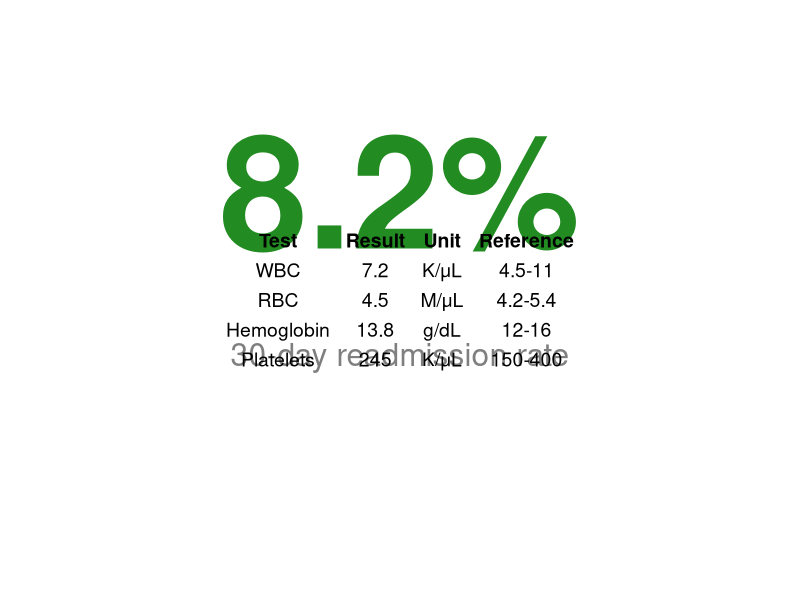
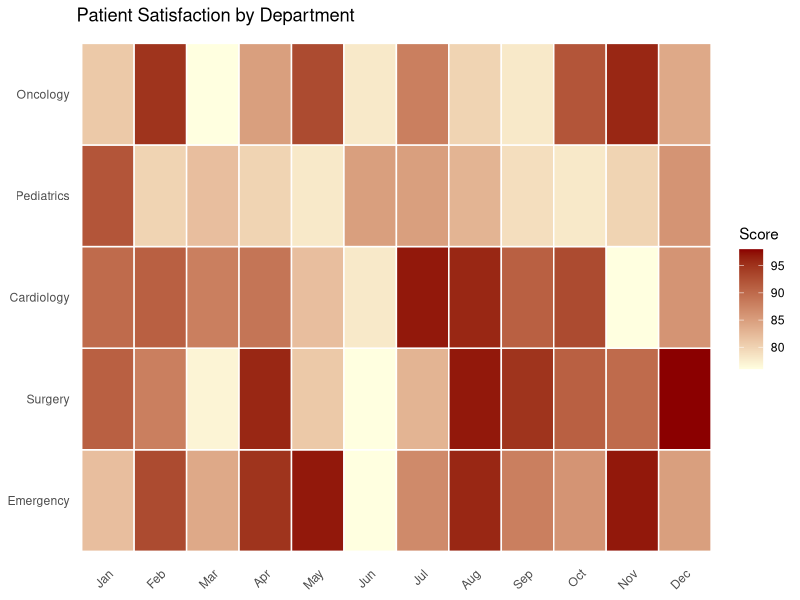
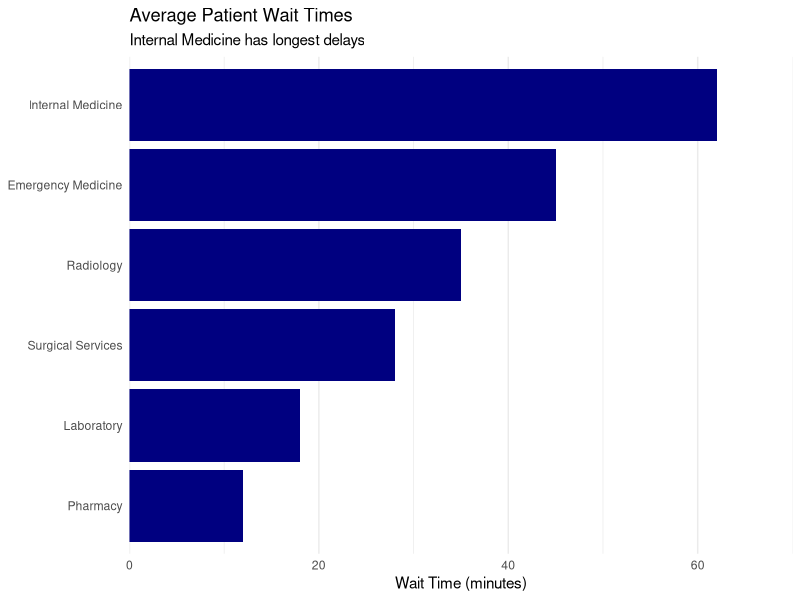
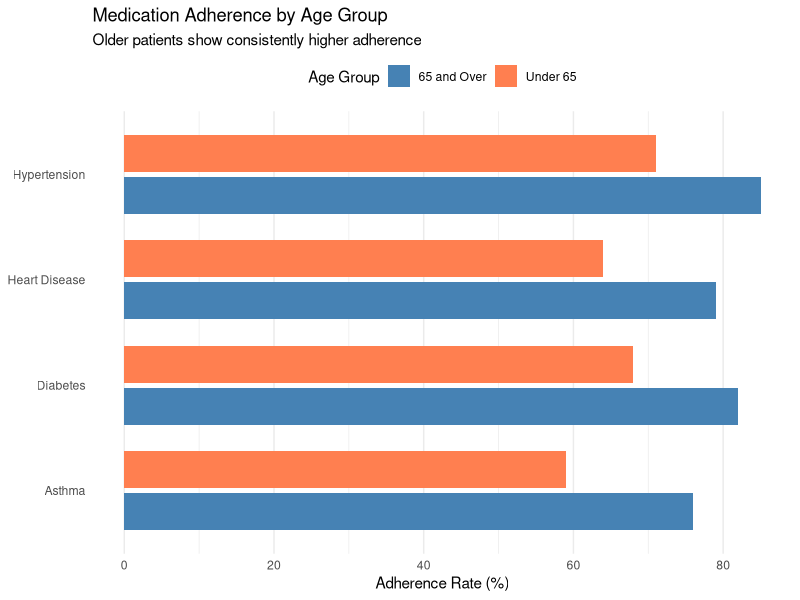
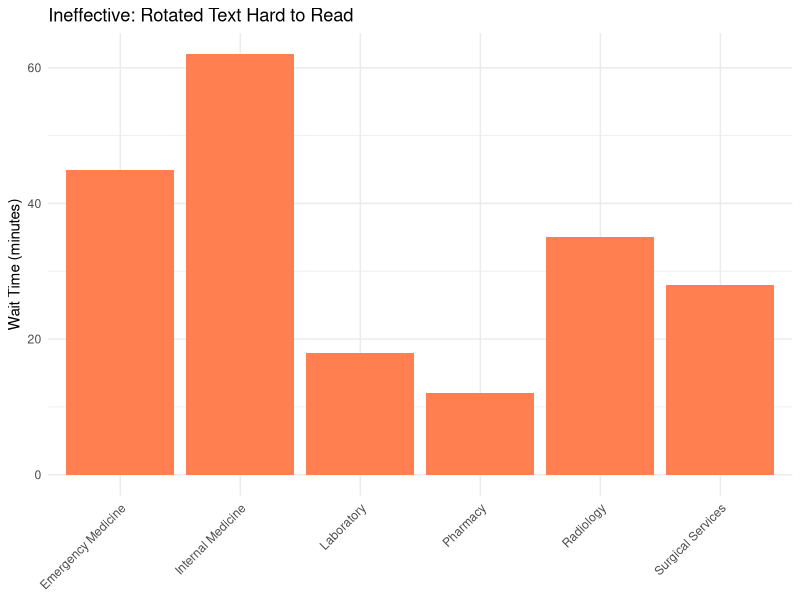
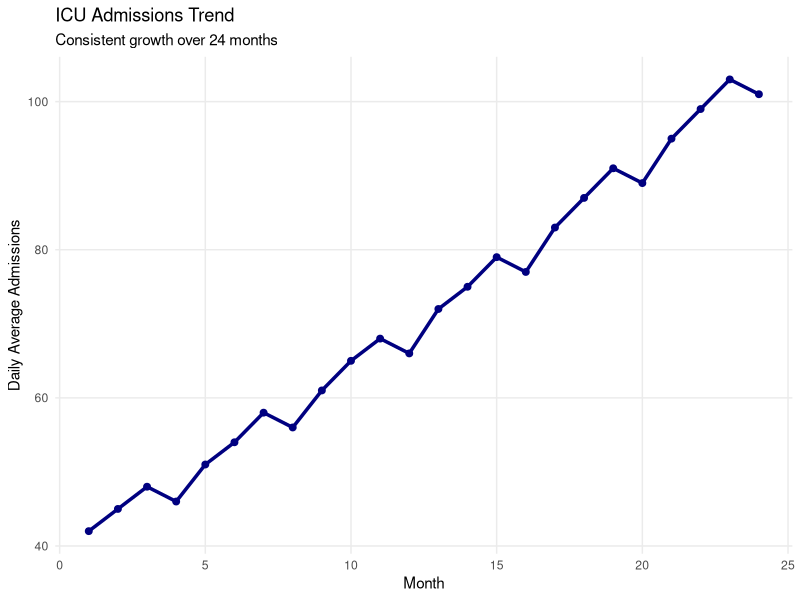
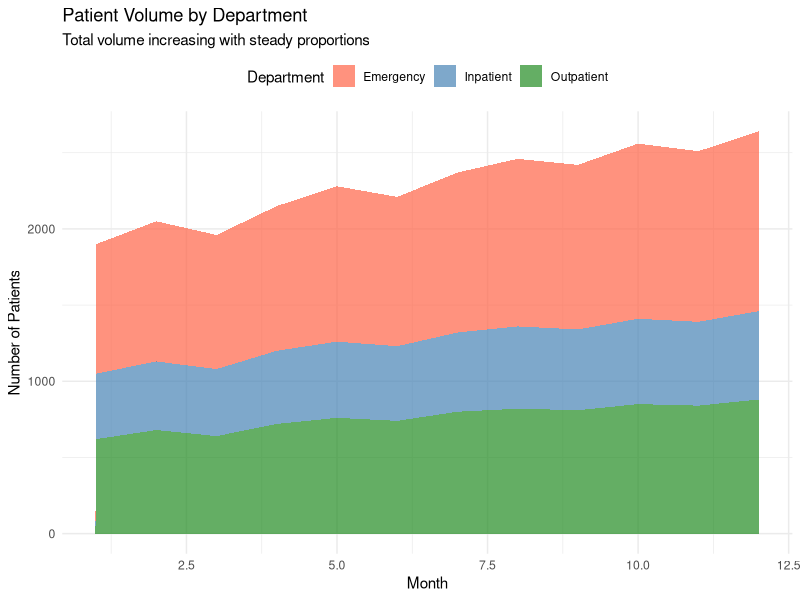
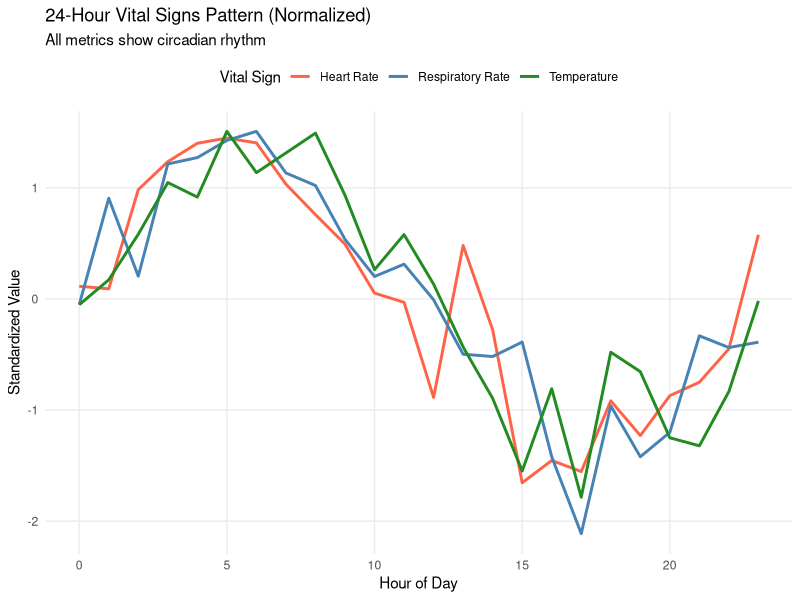

Write R code to recreate these figures, in order.
## ---- chunk 1
# Load required libraries
library(tidyverse)
library(gridExtra)
library(grid)
library(patchwork)
library(ggridges)
## ---- chunk 2
#| code-fold: true
#| fig-width: 9
#| fig-height: 5

# Required: ggplot2

readmission_rate <- 8.2

ggplot() +
  annotate("text", x = 0.5, y = 0.7, 
           label = "8.2%", size = 40, 
           fontface = "bold", color = "forestgreen") +
  annotate("text", x = 0.5, y = 0.4, 
           label = "30-day readmission rate", 
           size = 8, color = "gray50") +
  theme_void() +
  coord_cartesian(xlim = c(0, 1), ylim = c(0, 1))
## ---- chunk 3
#| code-fold: true
#| fig-width: 9
#| fig-height: 5

# Required: gridExtra, grid

lab_results <- data.frame(
  Test = c("WBC", "RBC", "Hemoglobin", "Platelets"),
  Result = c("7.2", "4.5", "13.8", "245"),
  Unit = c("K/μL", "M/μL", "g/dL", "K/μL"),
  Reference = c("4.5-11", "4.2-5.4", "12-16", "150-400")
)

table_grob <- tableGrob(lab_results, rows = NULL,
  theme = ttheme_minimal(base_size = 14,
    core = list(fg_params = list(col = "black")),
    colhead = list(fg_params = list(col = "black", fontface = "bold"))))

grid.draw(table_grob)
## ---- chunk 4
#| code-fold: true
#| fig-width: 9
#| fig-height: 5

# Required: tidyverse

set.seed(123)
hospital_metrics <- expand.grid(
  Month = month.abb[1:12],
  Department = c("Emergency", "Surgery", "Cardiology", "Pediatrics", "Oncology")
)
hospital_metrics$PatientSatisfaction <- round(runif(60, 75, 98))
hospital_metrics$Month <- factor(hospital_metrics$Month, levels = month.abb[1:12])

ggplot(hospital_metrics, aes(x = Month, y = Department, fill = PatientSatisfaction)) +
  geom_tile(color = "white", size = 0.5) +
  scale_fill_gradient(low = "lightyellow", high = "darkred", name = "Score") +
  labs(title = "Patient Satisfaction by Department", x = NULL, y = NULL) +
  theme_minimal() +
  theme(axis.text.x = element_text(angle = 45, hjust = 1), panel.grid = element_blank())
## ---- chunk 5
#| code-fold: true
#| fig-width: 9
#| fig-height: 5

# Required: ggplot2

departments <- data.frame(
  dept = c("Emergency Medicine", "Surgical Services", "Internal Medicine", 
           "Radiology", "Laboratory", "Pharmacy"),
  wait_time = c(45, 28, 62, 35, 18, 12)
)

ggplot(departments, aes(x = wait_time, y = reorder(dept, wait_time))) +
  geom_col(fill = "navy") +
  labs(title = "Average Patient Wait Times",
       subtitle = "Internal Medicine has longest delays",
       x = "Wait Time (minutes)", y = NULL) +
  scale_x_continuous(expand = c(0, 0), limits = c(0, 70)) +
  theme_minimal() +
  theme(panel.grid.major.y = element_blank())
## ---- chunk 6
#| code-fold: true
#| fig-width: 9
#| fig-height: 5

# Required: ggplot2

medication_adherence <- data.frame(
  condition = rep(c("Diabetes", "Hypertension", "Heart Disease", "Asthma"), each = 2),
  age_group = rep(c("Under 65", "65 and Over"), 4),
  adherence = c(68, 82, 71, 85, 64, 79, 59, 76)
)

ggplot(medication_adherence, aes(x = adherence, y = condition, fill = age_group)) +
  geom_col(position = position_dodge(0.8), width = 0.7) +
  scale_fill_manual(values = c("steelblue", "coral")) +
  labs(title = "Medication Adherence by Age Group",
       subtitle = "Older patients show consistently higher adherence",
       x = "Adherence Rate (%)", y = NULL, fill = "Age Group") +
  theme_minimal() +
  theme(panel.grid.major.y = element_blank(), legend.position = "top")
## ---- chunk 7
#| include: false
departments_vertical <- data.frame(
  dept = c("Emergency Medicine", "Surgical Services", "Internal Medicine", 
           "Radiology", "Laboratory", "Pharmacy"),
  wait_time = c(45, 28, 62, 35, 18, 12)
)
## ---- chunk 8
#| code-fold: true
#| fig-width: 9
#| fig-height: 5

# Required: ggplot2

ggplot(departments_vertical, aes(x = dept, y = wait_time)) +
  geom_col(fill = "coral") +
  labs(title = "Ineffective: Rotated Text Hard to Read",
       x = NULL, y = "Wait Time (minutes)") +
  theme_minimal() +
  theme(axis.text.x = element_text(angle = 45, hjust = 1))
## ---- chunk 9
#| code-fold: true
#| fig-width: 9
#| fig-height: 5

# Required: ggplot2

icu_admissions <- data.frame(
  month = 1:24,
  admissions = c(42, 45, 48, 46, 51, 54, 58, 56, 61, 65, 68, 66,
                 72, 75, 79, 77, 83, 87, 91, 89, 95, 99, 103, 101)
)

ggplot(icu_admissions, aes(x = month, y = admissions)) +
  geom_line(color = "navy", size = 1.2) +
  geom_point(color = "navy", size = 2) +
  labs(title = "ICU Admissions Trend",
       subtitle = "Consistent growth over 24 months",
       x = "Month", y = "Daily Average Admissions") +
  theme_minimal() +
  theme(panel.grid.minor = element_blank())
## ---- chunk 10
#| code-fold: true
#| fig-width: 9
#| fig-height: 5

# Required: tidyverse

patient_volume <- data.frame(
  month = rep(1:12, 3),
  department = rep(c("Emergency", "Outpatient", "Inpatient"), each = 12),
  patients = c(
    850, 920, 880, 950, 1020, 980, 1050, 1100, 1080, 1150, 1120, 1180,
    620, 680, 640, 720, 760, 740, 800, 820, 810, 850, 840, 880,
    430, 450, 440, 480, 500, 490, 520, 540, 530, 560, 550, 580
  )
)

ggplot(patient_volume, aes(x = month, y = patients, fill = department)) +
  geom_area(alpha = 0.7) +
  scale_fill_manual(values = c("tomato", "steelblue", "forestgreen")) +
  labs(title = "Patient Volume by Department",
       subtitle = "Total volume increasing with steady proportions",
       x = "Month", y = "Number of Patients", fill = "Department") +
  theme_minimal() +
  theme(legend.position = "top")
## ---- chunk 11
#| code-fold: true
#| fig-width: 9
#| fig-height: 5

# Required: tidyverse

vital_signs <- data.frame(
  hour = rep(0:23, 3),
  metric = rep(c("Heart Rate", "Respiratory Rate", "Temperature"), each = 24),
  value_scaled = c(
    70 + 5*sin(seq(0, 2*pi, length.out = 24)) + rnorm(24, 0, 2),
    16 + 2*sin(seq(0, 2*pi, length.out = 24)) + rnorm(24, 0, 0.5),
    37 + 0.3*sin(seq(0, 2*pi, length.out = 24)) + rnorm(24, 0, 0.1)
  )
)

vital_signs_scaled <- vital_signs %>%
  group_by(metric) %>%
  mutate(value_norm = (value_scaled - mean(value_scaled)) / sd(value_scaled))

ggplot(vital_signs_scaled, aes(x = hour, y = value_norm, color = metric)) +
  geom_line(size = 1) +
  scale_color_manual(values = c("tomato", "steelblue", "forestgreen")) +
  labs(title = "24-Hour Vital Signs Pattern (Normalized)",
       subtitle = "All metrics show circadian rhythm",
       x = "Hour of Day", y = "Standardized Value", color = "Vital Sign") +
  theme_minimal() +
  theme(legend.position = "top", panel.grid.minor = element_blank())
## ---- chunk 12
#| code-fold: true
#| fig-width: 9
#| fig-height: 5

# Required: ggplot2

set.seed(42)
clinical_data <- data.frame(
  nurse_ratio = runif(50, 1, 8),
  patient_outcomes = runif(50, 60, 95)
)

clinical_data$patient_outcomes <- 100 - 3 * clinical_data$nurse_ratio + rnorm(50, 0, 5)

ggplot(clinical_data, aes(x = nurse_ratio, y = patient_outcomes)) +
  geom_point(color = "dodgerblue", size = 3, alpha = 0.6) +
  geom_smooth(method = "lm", se = TRUE, color = "tomato") +
  labs(title = "Nurse-to-Patient Ratio vs Outcomes",
       subtitle = "Lower ratios associated with better outcomes (r = -0.82)",
       x = "Patients per Nurse", y = "Outcome Score (%)") +
  theme_minimal()
## ---- chunk 13
#| code-fold: true
#| fig-width: 9
#| fig-height: 5

# Required: ggplot2

set.seed(123)
treatment_outcomes <- data.frame(
  treatment = rep(c("Standard", "Treatment A", "Treatment B"), each = 30),
  baseline_severity = runif(90, 40, 90),
  improvement = runif(90, 10, 60)
)

treatment_outcomes$improvement <- treatment_outcomes$improvement + 
  ifelse(treatment_outcomes$treatment == "Treatment B", 15, 0) +
  ifelse(treatment_outcomes$treatment == "Treatment A", 8, 0) -
  0.3 * treatment_outcomes$baseline_severity + rnorm(90, 0, 5)

ggplot(treatment_outcomes, aes(x = baseline_severity, y = improvement, color = treatment)) +
  geom_point(size = 2.5, alpha = 0.7) +
  geom_smooth(method = "lm", se = FALSE, size = 1) +
  scale_color_manual(values = c("gray60", "steelblue", "forestgreen")) +
  labs(title = "Treatment Effectiveness by Baseline Severity",
       subtitle = "Treatment B shows superior outcomes across all severity levels",
       x = "Baseline Severity Score", y = "Improvement Score", color = "Treatment") +
  theme_minimal() +
  theme(legend.position = "top")
## ---- chunk 14
#| code-fold: true
#| fig-width: 9
#| fig-height: 5

# Required: ggplot2

set.seed(456)
los_data <- data.frame(
  specialty = rep(c("Cardiology", "Orthopedics", "Neurology", "General Surgery"), each = 50),
  length_of_stay = c(
    rnorm(50, 5.2, 1.8),
    rnorm(50, 7.5, 2.3),
    rnorm(50, 9.2, 3.1),
    rnorm(50, 4.8, 1.5)
  )
)
los_data$length_of_stay <- pmax(los_data$length_of_stay, 1)

ggplot(los_data, aes(x = length_of_stay, y = reorder(specialty, length_of_stay, median))) +
  geom_boxplot(fill = "steelblue", alpha = 0.7) +
  labs(title = "Length of Stay Distribution by Specialty",
       subtitle = "Neurology shows highest median and greatest variability",
       x = "Length of Stay (days)", y = NULL) +
  theme_minimal() +
  theme(panel.grid.major.y = element_blank())
## ---- chunk 15
#| code-fold: true
#| fig-width: 9
#| fig-height: 5

# Required: ggplot2

ggplot(los_data, aes(x = length_of_stay, y = reorder(specialty, length_of_stay, median))) +
  geom_violin(fill = "coral", alpha = 0.7) +
  geom_boxplot(width = 0.2, fill = "white", alpha = 0.8) +
  labs(title = "Length of Stay Distribution (Violin Plot)",
       subtitle = "Shows full distribution shape - bimodal patterns visible",
       x = "Length of Stay (days)", y = NULL) +
  theme_minimal() +
  theme(panel.grid.major.y = element_blank())
## ---- chunk 16
#| code-fold: true
#| fig-width: 9
#| fig-height: 5

# Required: tidyverse

set.seed(789)
recovery_times <- data.frame(
  treatment = rep(c("Standard", "Enhanced"), each = 200),
  days = c(
    rgamma(200, shape = 4, scale = 3),
    rgamma(200, shape = 5, scale = 2.5)
  )
)

ggplot(recovery_times, aes(x = days, fill = treatment)) +
  geom_density(alpha = 0.6) +
  scale_fill_manual(values = c("steelblue", "forestgreen")) +
  labs(title = "Recovery Time Distributions",
       subtitle = "Enhanced treatment shifts distribution earlier with less variability",
       x = "Recovery Time (days)", y = "Density", fill = "Treatment") +
  theme_minimal() +
  theme(legend.position = "top")
## ---- chunk 17
#| code-fold: true
#| fig-width: 9
#| fig-height: 5
#| warning: false
#| message: false

# Required: tidyverse, ggridges

set.seed(321)
age_distribution <- data.frame(
  condition = rep(c("Healthy", "Pre-Diabetes", "Type 2 Diabetes", 
                    "Cardiovascular Disease", "Multiple Conditions"), each = 150),
  age = c(
    rnorm(150, 45, 12),
    rnorm(150, 52, 10),
    rnorm(150, 58, 9),
    rnorm(150, 63, 11),
    rnorm(150, 68, 8)
  )
)

ggplot(age_distribution, aes(x = age, y = condition, fill = condition)) +
  geom_density_ridges(alpha = 0.7, scale = 0.9) +
  scale_fill_brewer(palette = "Set2", guide = "none") +
  labs(title = "Age Distribution by Health Condition",
       subtitle = "Average age increases with condition severity",
       x = "Age (years)", y = NULL) +
  theme_minimal()
## ---- chunk 18
#| code-fold: true
#| fig-width: 9
#| fig-height: 5
#| warning: false

# Required: tidyverse

infection_rates <- data.frame(
  hospital = c("Hospital A", "Hospital B", "Hospital C", "Hospital D", "Hospital E"),
  rate_2023 = c(3.2, 4.1, 2.8, 3.9, 3.5),
  rate_2024 = c(2.1, 2.3, 2.6, 3.7, 3.2)
)

infection_long <- infection_rates %>%
  pivot_longer(cols = starts_with("rate"), names_to = "year", values_to = "rate") %>%
  mutate(year = ifelse(year == "rate_2023", "2023", "2024"))

ggplot(infection_long, aes(x = year, y = rate, group = hospital)) +
  geom_line(color = "gray60", size = 1) +
  geom_point(color = "gray60", size = 3) +
  geom_line(data = infection_long %>% filter(hospital == "Hospital A"),
            color = "forestgreen", size = 1.5) +
  geom_point(data = infection_long %>% filter(hospital == "Hospital A"),
             color = "forestgreen", size = 4) +
  labs(title = "Hospital A Achieved Largest Infection Rate Reduction",
       subtitle = "34% decrease from 3.2% to 2.1%",
       x = NULL, y = "Infection Rate (%)") +
  theme_minimal() +
  theme(panel.grid.major.x = element_blank())
## ---- chunk 19
#| code-fold: true
#| fig-width: 9
#| fig-height: 5

# Required: ggplot2

patient_sources <- data.frame(
  quarter = rep(c("Q1", "Q2", "Q3", "Q4"), each = 3),
  source = rep(c("Emergency", "Referral", "Direct Admission"), 4),
  patients = c(850, 620, 430, 920, 680, 400, 1050, 750, 380, 1180, 820, 350)
)

patient_sources$quarter <- factor(patient_sources$quarter, levels = c("Q1", "Q2", "Q3", "Q4"))

ggplot(patient_sources, aes(x = quarter, y = patients, fill = source)) +
  geom_col() +
  scale_fill_brewer(palette = "Set2") +
  labs(title = "Emergency Admissions Increasing",
       subtitle = "38% growth while other sources remain stable",
       x = NULL, y = "Patients", fill = "Source") +
  theme_minimal() +
  theme(panel.grid.major.x = element_blank(), legend.position = "top")
## ---- chunk 20
#| include: false
vaccination_rates <- data.frame(
  hospital = c("Hospital A", "Hospital B", "Hospital C", "Hospital D"),
  rate = c(94, 96, 93, 97)
)
## ---- chunk 21
#| code-fold: true
#| fig-width: 9
#| fig-height: 5

# Required: ggplot2

ggplot(vaccination_rates, aes(x = hospital, y = rate)) +
  geom_col(fill = "coral") +
  coord_cartesian(ylim = c(90, 100)) +
  labs(title = "Misleading: Exaggerates Small Differences",
       subtitle = "3% variation appears massive",
       x = NULL, y = "Vaccination Rate (%)") +
  theme_minimal()
## ---- chunk 22
#| code-fold: true
#| fig-width: 9
#| fig-height: 5

# Required: ggplot2

ggplot(vaccination_rates, aes(x = hospital, y = rate)) +
  geom_col(fill = "steelblue") +
  scale_y_continuous(expand = c(0, 0), limits = c(0, 100)) +
  labs(title = "Honest Representation: All Hospitals Excel",
       subtitle = "All above 93% vaccination rate - differences are minor",
       x = NULL, y = "Vaccination Rate (%)") +
  theme_minimal() +
  theme(panel.grid.major.x = element_blank())
## ---- chunk 23
#| include: false
diagnosis_data <- data.frame(
  diagnosis = c("Cardiovascular", "Respiratory", "Diabetes", "Infectious", "Other"),
  patients = c(285, 218, 165, 142, 190)
)
## ---- chunk 24
#| code-fold: true
#| fig-width: 9
#| fig-height: 5

# Required: ggplot2

ggplot(diagnosis_data, aes(x = "", y = patients, fill = diagnosis)) +
  geom_bar(stat = "identity", width = 1) +
  coord_polar("y") +
  labs(title = "Difficult to Compare Precisely", fill = NULL) +
  theme_void() +
  theme(legend.position = "right")
## ---- chunk 25
#| code-fold: true
#| fig-width: 9
#| fig-height: 5

# Required: ggplot2

ggplot(diagnosis_data, aes(x = patients, y = reorder(diagnosis, patients))) +
  geom_col(fill = "navy") +
  labs(title = "Primary Diagnoses - Clear Rankings",
       subtitle = "Cardiovascular (285) exceeds Respiratory (218) by 31%",
       x = "Number of Patients", y = NULL) +
  scale_x_continuous(expand = c(0, 0), limits = c(0, 300)) +
  theme_minimal() +
  theme(panel.grid.major.y = element_blank())
## ---- chunk 26
#| include: false
treatment_response <- data.frame(
  quarter = paste0("Q", 1:4),
  treatment_a = c(72, 76, 74, 82),
  treatment_b = c(65, 68, 70, 73)
) %>%
  pivot_longer(cols = c(treatment_a, treatment_b), 
               names_to = "treatment", values_to = "response")

treatment_response$treatment <- ifelse(treatment_response$treatment == "treatment_a", 
                                       "Treatment A", "Treatment B")
## ---- chunk 27
#| code-fold: true
#| fig-width: 9
#| fig-height: 5

# Required: tidyverse

ggplot(treatment_response, aes(x = quarter, y = response, 
                               color = treatment, group = treatment)) +
  geom_line(size = 1) +
  geom_point(size = 3) +
  labs(title = "Treatment Response Rates",
       x = "Quarter", y = "Response Rate (%)", color = "Treatment") +
  theme_gray()
## ---- chunk 28
#| code-fold: true
#| fig-width: 9
#| fig-height: 5
#| warning: false

# Required: tidyverse

ggplot(treatment_response, aes(x = quarter, y = response, 
                               color = treatment, group = treatment)) +
  geom_line(size = 1.2) +
  scale_color_manual(values = c("navy", "gray60")) +
  labs(title = "Treatment A Shows Q4 Improvement", x = NULL, y = "Response Rate (%)") +
  theme_minimal() +
  theme(legend.position = "none", panel.grid = element_blank()) +
  annotate("text", x = 4.2, y = 82, label = "Treatment A", 
           hjust = 0, color = "navy", fontface = "bold") +
  annotate("text", x = 4.2, y = 73, label = "Treatment B", 
           hjust = 0, color = "gray60") +
  coord_cartesian(clip = "off") +
  theme(plot.margin = margin(5, 40, 5, 5))
## ---- chunk 29
#| include: false
# Create data for preattentive attributes comparison slides
clinical_quality <- data.frame(
  metric = c("Medication Safety", "Fall Prevention", "Infection Control", 
             "Pain Management", "Discharge Planning", "Documentation"),
  score = c(94, 88, 76, 92, 89, 91)
)
## ---- chunk 30
#| code-fold: true
#| fig-width: 10
#| fig-height: 6

# Required: ggplot2

ggplot(clinical_quality, aes(x = score, y = reorder(metric, score))) +
  geom_col(fill = "gray60") +
  labs(title = "Clinical Quality Metrics", x = "Score (%)", y = NULL) +
  theme_minimal() +
  theme(panel.grid.major.y = element_blank())
## ---- chunk 31
#| code-fold: true
#| fig-width: 10
#| fig-height: 6

# Required: ggplot2

ggplot(clinical_quality, 
       aes(x = score, y = reorder(metric, score), fill = metric == "Infection Control")) +
  geom_col() +
  scale_fill_manual(values = c("gray80", "tomato"), guide = "none") +
  labs(title = "Infection Control Needs Improvement",
       subtitle = "Only metric below 80%",
       x = "Score (%)", y = NULL) +
  theme_minimal() +
  theme(panel.grid.major.y = element_blank())
## ---- chunk 32
#| code-fold: true
#| fig-width: 9
#| fig-height: 5

# Required: tidyverse

adverse_events <- data.frame(
  month = 1:12,
  events = c(12, 15, 11, 14, 13, 16, 18, 22, 19, 17, 14, 13),
  severity = c("normal", "normal", "normal", "normal", "normal", 
               "normal", "alert", "critical", "alert", "alert", "normal", "normal")
)

ggplot(adverse_events, aes(x = month, y = events)) +
  geom_line(color = "gray40", size = 1) +
  geom_point(aes(size = severity, color = severity)) +
  scale_size_manual(values = c("alert" = 5, "critical" = 8, "normal" = 2), guide = "none") +
  scale_color_manual(values = c("alert" = "orange", "critical" = "red", "normal" = "gray40"), 
                     guide = "none") +
  labs(title = "Adverse Events Timeline",
       subtitle = "August spike requires investigation",
       x = "Month", y = "Number of Events") +
  theme_minimal() +
  theme(panel.grid.minor = element_blank())
## ---- chunk 33
#| include: false
hospital_los <- data.frame(
  specialty = c("Cardiology", "Orthopedics", "Neurology", 
                "General Surgery", "Pediatrics"),
  los = c(4.2, 5.8, 6.5, 4.8, 3.2),
  target = 5.0
)
## ---- chunk 34
#| code-fold: true
#| fig-width: 9
#| fig-height: 5

# Required: ggplot2

ggplot(hospital_los, aes(x = los, y = reorder(specialty, los), fill = specialty)) +
  geom_col() +
  geom_vline(xintercept = 5.0, linetype = "dashed", color = "black", size = 1) +
  scale_fill_brewer(palette = "Set1") +
  labs(title = "Length of Stay by Specialty",
       x = "Length of Stay (days)", y = NULL) +
  theme_minimal() +
  theme(legend.position = "none", panel.grid.major.y = element_blank())
## ---- chunk 35
#| code-fold: true
#| fig-width: 9
#| fig-height: 5

# Required: ggplot2

ggplot(hospital_los, 
       aes(x = los, y = reorder(specialty, los), fill = specialty == "Neurology")) +
  geom_col() +
  geom_vline(xintercept = 5.0, linetype = "dashed", color = "gray40", size = 0.8) +
  annotate("text", x = 5.0, y = 5.5, label = "Target: 5 days", hjust = -0.1, size = 3.5) +
  scale_fill_manual(values = c("gray80", "coral"), guide = "none") +
  labs(title = "Neurology Exceeds Target Length of Stay",
       subtitle = "30% over target - opportunity for process improvement",
       x = "Length of Stay (days)", y = NULL) +
  theme_minimal() +
  theme(panel.grid.major.y = element_blank())
## ---- chunk 36
#| code-fold: true
#| fig-width: 10
#| fig-height: 5

# Required: tidyverse

treatment_data <- data.frame(
  treatment = rep(c("Standard", "New Treatment"), each = 50),
  outcome = c(rnorm(50, 65, 10), rnorm(50, 72, 10))
)

p1 <- ggplot(treatment_data, aes(x = treatment, y = outcome, fill = treatment)) +
  geom_boxplot() +
  scale_fill_manual(values = c("red", "green")) +
  labs(title = "Not Colorblind Safe", y = "Patient Outcome Score") +
  theme_minimal() +
  theme(legend.position = "none")

p2 <- ggplot(treatment_data, aes(x = treatment, y = outcome, fill = treatment)) +
  geom_boxplot() +
  scale_fill_manual(values = c("steelblue", "darkorange")) +
  labs(title = "Colorblind Safe", y = "Patient Outcome Score") +
  theme_minimal() +
  theme(legend.position = "none")

p1 + p2
## ---- chunk 37
#| code-fold: true
#| fig-width: 10
#| fig-height: 6

# Required: ggplot2

readmission_data <- data.frame(
  hospital = c("Hospital A", "Hospital B", "Hospital C", "Hospital D", "National Average"),
  rate = c(14.2, 18.5, 12.8, 16.3, 15.0)
)

ggplot(readmission_data, 
       aes(x = rate, y = reorder(hospital, rate), fill = hospital == "Hospital B")) +
  geom_col() +
  geom_vline(xintercept = 15.0, linetype = "dashed", color = "gray40") +
  annotate("text", x = 15.0, y = 5.5, label = "National Average", hjust = -0.1) +
  scale_fill_manual(values = c("gray80", "coral"), guide = "none") +
  labs(title = "Hospital B Exceeds National Readmission Rate",
       subtitle = "Focused intervention needed",
       x = "30-Day Readmission Rate (%)",
       y = NULL) +
  theme_minimal() +
  theme(
    plot.title = element_text(face = "bold", size = 16, margin = margin(b = 5)),
    plot.subtitle = element_text(size = 12, color = "gray30", margin = margin(b = 15)),
    panel.grid.major.y = element_blank(),
    axis.text = element_text(size = 11),
    plot.margin = margin(20, 40, 20, 20)
  )
## ---- chunk 38
#| code-fold: true
#| fig-width: 10
#| fig-height: 6

# Required: ggplot2

satisfaction_trend <- data.frame(
  month = 1:24,
  score = c(82, 81, 83, 84, 82, 81, 80, 79, 78, 77, 75, 74,
            76, 78, 80, 82, 84, 85, 86, 87, 88, 89, 90, 90)
)

ggplot(satisfaction_trend, aes(x = month, y = score)) +
  geom_line(color = "steelblue", size = 1.2) +
  geom_vline(xintercept = 12, linetype = "dashed", color = "gray50") +
  annotate("rect", xmin = 0, xmax = 12, ymin = -Inf, ymax = Inf, 
           alpha = 0.1, fill = "red") +
  annotate("rect", xmin = 12, xmax = 24, ymin = -Inf, ymax = Inf, 
           alpha = 0.1, fill = "green") +
  annotate("text", x = 6, y = 91, label = "Before\nIntervention", 
           size = 4, color = "gray30") +
  annotate("text", x = 18, y = 91, label = "After\nIntervention", 
           size = 4, color = "gray30") +
  annotate("text", x = 12.5, y = 73, 
           label = "New communication\nprotocol implemented",
           hjust = 0, size = 3.5, color = "gray30") +
  labs(title = "Patient Satisfaction Improved After Communication Protocol",
       subtitle = "15-point increase in 12 months",
       x = "Month", y = "Satisfaction Score") +
  theme_minimal() +
  theme(panel.grid.minor = element_blank())
## ---- chunk 39
#| include: false
dept_performance <- data.frame(
  department = c("Emergency", "Surgery", "Radiology", "Laboratory", "Pharmacy"),
  score = c(78, 92, 88, 85, 95)
)
## ---- chunk 40
#| code-fold: true
#| fig-width: 10
#| fig-height: 5

# Before: Default styling
p_before <- ggplot(dept_performance, aes(x = department, y = score)) +
  geom_bar(stat = "identity") +
  labs(title = "Department Performance Scores")

# After: Professional design
p_after <- ggplot(dept_performance, 
                  aes(x = score, y = reorder(department, score), 
                      fill = department == "Emergency")) +
  geom_col() +
  geom_vline(xintercept = 85, linetype = "dashed", color = "gray40") +
  annotate("text", x = 85, y = 5.5, label = "Target: 85", hjust = -0.1, size = 3.5) +
  scale_fill_manual(values = c("gray80", "coral"), guide = "none") +
  labs(title = "Emergency Department Below Performance Target",
       subtitle = "All other departments meet or exceed expectations",
       x = "Performance Score", y = NULL) +
  theme_minimal() +
  theme(
    plot.title = element_text(face = "bold", size = 14),
    plot.subtitle = element_text(size = 11, color = "gray30", margin = margin(b = 10)),
    panel.grid.major.y = element_blank()
  )

p_before + p_after
## ---- chunk 41
#| include: false
# Create data for story examples
mortality_data <- data.frame(
  year = 2019:2024,
  rate = c(2.8, 2.7, 2.5, 2.2, 1.9, 1.7)
)
## ---- chunk 42
#| code-fold: true
#| fig-width: 10
#| fig-height: 5

# Descriptive title
p1 <- ggplot(mortality_data, aes(x = year, y = rate)) +
  geom_line(color = "steelblue", size = 1.2) +
  geom_point(color = "steelblue", size = 3) +
  labs(title = "Hospital Mortality Rate by Year",
       x = "Year", y = "Mortality Rate (%)") +
  theme_minimal()

# Narrative title
p2 <- ggplot(mortality_data, aes(x = year, y = rate)) +
  geom_line(color = "steelblue", size = 1.2) +
  geom_point(color = "steelblue", size = 3) +
  annotate("segment", x = 2019, xend = 2024, y = 2.8, yend = 1.7,
           arrow = arrow(length = unit(0.3, "cm")), color = "darkgreen", size = 1) +
  annotate("text", x = 2021.5, y = 2.5, label = "39% reduction", 
           color = "darkgreen", size = 4, fontface = "bold") +
  labs(title = "Quality Improvement Initiative Cut Mortality Rate by 39%",
       subtitle = "Sustained improvement from 2.8% to 1.7% over five years",
       x = "Year", y = "Mortality Rate (%)") +
  theme_minimal() +
  theme(
    plot.title = element_text(face = "bold", size = 13),
    plot.subtitle = element_text(size = 11, color = "gray30")
  )

p1 + p2
## ---- chunk 43
#| code-fold: true
#| fig-width: 11
#| fig-height: 6

# Required: tidyverse

set.seed(123)
patient_outcomes <- expand.grid(
  treatment = c("Standard Care", "Enhanced Protocol", "Intensive Management"),
  month = 1:12
) %>%
  mutate(
    outcome = case_when(
      treatment == "Standard Care" ~ 65 + month * 0.5 + rnorm(n(), 0, 3),
      treatment == "Enhanced Protocol" ~ 68 + month * 1.2 + rnorm(n(), 0, 3),
      treatment == "Intensive Management" ~ 70 + month * 1.8 + rnorm(n(), 0, 3)
    )
  )

ggplot(patient_outcomes, aes(x = month, y = outcome)) +
  geom_line(color = "steelblue", size = 1) +
  geom_smooth(method = "lm", se = FALSE, color = "coral", linetype = "dashed") +
  facet_wrap(~treatment, ncol = 3) +
  labs(title = "Intensive Management Shows Fastest Improvement Rate",
       subtitle = "12-month comparison of three treatment protocols",
       x = "Month", y = "Patient Outcome Score") +
  theme_minimal() +
  theme(
    strip.text = element_text(face = "bold", size = 11),
    plot.title = element_text(face = "bold", size = 14),
    panel.spacing = unit(1.5, "lines")
  )
## ---- chunk 44
#| code-fold: true
#| fig-width: 11
#| fig-height: 6

# Required: tidyverse

set.seed(456)
recovery_times <- data.frame(
  procedure = rep(c("Procedure A", "Procedure B", "Procedure C", "Procedure D"), each = 100),
  days = c(
    rnorm(100, 5, 1.5),
    rnorm(100, 7, 2),
    rnorm(100, 4, 1),
    rnorm(100, 6, 2.5)
  )
)

ggplot(recovery_times, aes(x = days, fill = procedure)) +
  geom_histogram(bins = 20, color = "white", show.legend = FALSE) +
  facet_wrap(~procedure, ncol = 2, scales = "free_y") +
  geom_vline(xintercept = 5, linetype = "dashed", color = "red", size = 0.8) +
  annotate("text", x = 5, y = Inf, label = "Target: 5 days", 
           vjust = 1.5, hjust = -0.1, size = 3, color = "red") +
  scale_fill_manual(values = c("steelblue", "coral", "darkgreen", "purple")) +
  labs(title = "Procedure C Has Shortest, Most Consistent Recovery Times",
       subtitle = "Comparing distribution of recovery days across four procedures",
       x = "Recovery Days", y = "Number of Patients") +
  theme_minimal() +
  theme(
    strip.text = element_text(face = "bold", size = 11),
    plot.title = element_text(face = "bold", size = 14),
    panel.spacing = unit(1, "lines")
  )
## ---- chunk 45
#| code-fold: true
#| fig-width: 11
#| fig-height: 7

# Required: tidyverse, patchwork

# Create comprehensive dataset
quarters <- rep(c("Q1 2023", "Q2 2023", "Q3 2023", "Q4 2023", 
                  "Q1 2024", "Q2 2024"), 3)
hospitals <- rep(c("Hospital A", "Hospital B", "Hospital C"), each = 6)
readmit_rates <- c(
  18, 17.5, 17, 16.8, 16.5, 16.2,  # Hospital A
  22, 21, 19, 17, 15, 14,          # Hospital B (intervention)
  16, 15.8, 15.5, 15.3, 15, 14.8   # Hospital C
)

story_data <- data.frame(
  quarter = quarters,
  hospital = hospitals,
  rate = readmit_rates,
  quarter_num = rep(1:6, 3)
)

# Main plot
main_plot <- ggplot(story_data, 
                    aes(x = quarter_num, y = rate, 
                        color = hospital, group = hospital)) +
  geom_line(aes(size = hospital == "Hospital B")) +
  geom_point(aes(size = hospital == "Hospital B")) +
  scale_size_manual(values = c(0.8, 1.5), guide = "none") +
  scale_color_manual(values = c("gray60", "coral", "gray60")) +
  geom_vline(xintercept = 2.5, linetype = "dashed", color = "darkgreen", alpha = 0.5) +
  annotate("rect", xmin = 2.5, xmax = 6, ymin = -Inf, ymax = Inf,
           alpha = 0.05, fill = "green") +
  annotate("text", x = 2.5, y = 23, 
           label = "Intervention\nImplemented", 
           hjust = -0.1, size = 3.5, color = "darkgreen", fontface = "bold") +
  annotate("text", x = 5, y = 13, 
           label = "36% reduction\nin 4 quarters", 
           size = 4, color = "coral", fontface = "bold") +
  scale_x_continuous(breaks = 1:6, 
                     labels = c("Q1\n2023", "Q2\n2023", "Q3\n2023", 
                               "Q4\n2023", "Q1\n2024", "Q2\n2024")) +
  labs(title = "Hospital B Readmission Intervention Exceeded Targets",
       subtitle = "22% to 14% reduction in 18 months - best performance among peer hospitals",
       x = NULL, y = "30-Day Readmission Rate (%)",
       color = NULL) +
  theme_minimal() +
  theme(
    plot.title = element_text(face = "bold", size = 15, margin = margin(b = 5)),
    plot.subtitle = element_text(size = 12, color = "gray30", margin = margin(b = 15)),
    legend.position = "top",
    panel.grid.minor = element_blank(),
    plot.margin = margin(20, 20, 10, 20)
  )

# Comparison bar chart
final_comparison <- story_data %>%
  filter(quarter_num == 6) %>%
  mutate(vs_peer_avg = rate - mean(rate[hospital != "Hospital B"]))

comparison_plot <- ggplot(final_comparison, 
                          aes(x = rate, y = reorder(hospital, -rate),
                              fill = hospital == "Hospital B")) +
  geom_col() +
  geom_text(aes(label = paste0(rate, "%")), hjust = -0.2, size = 4) +
  scale_fill_manual(values = c("gray70", "coral"), guide = "none") +
  labs(title = "Q2 2024 Final Rates",
       x = "Readmission Rate (%)", y = NULL) +
  theme_minimal() +
  theme(
    plot.title = element_text(face = "bold", size = 11),
    panel.grid.major.y = element_blank(),
    axis.text.y = element_text(size = 10)
  ) +
  xlim(0, 20)

# Combine plots
main_plot / comparison_plot + plot_layout(heights = c(3, 1))
## ---- chunk 46
#| code-fold: true
#| fig-width: 10
#| fig-height: 6

# Required: ggplot2

treatment_comparison <- data.frame(
  treatment = c("Current Standard", "New Treatment"),
  mean_improvement = c(12, 18),
  lower_ci = c(9, 14),
  upper_ci = c(15, 22)
)

ggplot(treatment_comparison, aes(x = treatment, y = mean_improvement)) +
  geom_col(fill = c("gray70", "steelblue"), width = 0.6) +
  geom_errorbar(aes(ymin = lower_ci, ymax = upper_ci), 
                width = 0.2, size = 1, color = "gray30") +
  geom_text(aes(label = paste0(mean_improvement, "%")), 
            vjust = -2.5, size = 5, fontface = "bold") +
  geom_text(aes(label = paste0("(", lower_ci, "%-", upper_ci, "%)")), 
            vjust = -1, size = 3.5, color = "gray40") +
  labs(title = "New Treatment Shows Superior Outcomes with High Confidence",
       subtitle = "Mean improvement with 95% confidence intervals",
       x = NULL, y = "Mean Improvement (%)") +
  ylim(0, 25) +
  theme_minimal() +
  theme(
    plot.title = element_text(face = "bold", size = 14),
    panel.grid.major.x = element_blank(),
    axis.text.x = element_text(size = 12, face = "bold")
  )
## ---- chunk 47
#| code-fold: true
#| fig-width: 10
#| fig-height: 6

# Required: ggplot2

set.seed(789)
simulation_results <- data.frame(
  treatment = rep(c("Current Standard", "New Treatment"), each = 1000),
  outcome = c(rnorm(1000, 12, 2), rnorm(1000, 18, 2.5))
)

ggplot(simulation_results, aes(x = outcome, fill = treatment)) +
  geom_density(alpha = 0.6) +
  geom_vline(xintercept = c(12, 18), linetype = "dashed", 
             color = c("coral", "steelblue"), size = 1) +
  annotate("text", x = 12, y = 0.18, label = "Current\nMean: 12%", 
           hjust = 1.1, size = 3.5, color = "coral") +
  annotate("text", x = 18, y = 0.18, label = "New Treatment\nMean: 18%", 
           hjust = -0.1, size = 3.5, color = "steelblue") +
  scale_fill_manual(values = c("coral", "steelblue")) +
  labs(title = "New Treatment Consistently Outperforms Current Standard",
       subtitle = "Distribution of 1,000 simulated patient outcomes",
       x = "Improvement (%)", y = "Probability Density",
       fill = NULL) +
  theme_minimal() +
  theme(
    plot.title = element_text(face = "bold", size = 14),
    legend.position = "top"
  )
## ---- chunk 48
#| code-fold: true
#| fig-width: 9
#| fig-height: 8

# Required: tidyverse

set.seed(101)
n <- 100
health_metrics <- data.frame(
  exercise = rnorm(n, 150, 30),
  sleep = rnorm(n, 7, 1),
  stress = rnorm(n, 5, 2),
  bmi = rnorm(n, 25, 4)
) %>%
  mutate(
    bp_systolic = 120 + exercise * -0.1 + sleep * -2 + stress * 3 + bmi * 0.8 + rnorm(n, 0, 5)
  )

# Calculate correlations
cor_matrix <- cor(health_metrics)
cor_df <- as.data.frame(as.table(cor_matrix))
names(cor_df) <- c("var1", "var2", "correlation")

# Clean labels
var_labels <- c("Exercise\n(min/week)", "Sleep\n(hours)", "Stress\nLevel", 
                "BMI", "Blood\nPressure")
cor_df$var1 <- factor(cor_df$var1, labels = var_labels)
cor_df$var2 <- factor(cor_df$var2, labels = var_labels)

ggplot(cor_df, aes(x = var1, y = var2, fill = correlation)) +
  geom_tile(color = "white", size = 1) +
  geom_text(aes(label = sprintf("%.2f", correlation)), 
            color = ifelse(abs(cor_df$correlation) > 0.5, "white", "black"),
            size = 4, fontface = "bold") +
  scale_fill_gradient2(low = "steelblue", mid = "white", high = "coral",
                       midpoint = 0, limits = c(-1, 1)) +
  labs(title = "Health Metrics Correlation Analysis",
       subtitle = "Strong positive correlation between BMI and blood pressure",
       x = NULL, y = NULL, fill = "Correlation") +
  theme_minimal() +
  theme(
    plot.title = element_text(face = "bold", size = 14),
    axis.text.x = element_text(angle = 0, hjust = 0.5, size = 10),
    axis.text.y = element_text(size = 10),
    panel.grid = element_blank()
  )
## ---- chunk 49
#| code-fold: true
#| fig-width: 10
#| fig-height: 5

# Required: ggplot2

set.seed(202)
full_timeline <- data.frame(
  month = 1:36,
  metric = 75 + cumsum(rnorm(36, 0.2, 2))
)

# Misleading: cherry-picked range
p1 <- ggplot(filter(full_timeline, month >= 20, month <= 30), 
             aes(x = month, y = metric)) +
  geom_line(color = "darkgreen", size = 1.2) +
  geom_point(color = "darkgreen", size = 2) +
  labs(title = "Misleading: Performance Shows Strong Growth!",
       subtitle = "10-month selected period",
       x = "Month", y = "Performance Metric") +
  theme_minimal()

# Honest: full context
p2 <- ggplot(full_timeline, aes(x = month, y = metric)) +
  geom_line(color = "steelblue", size = 1.2) +
  geom_point(color = "steelblue", size = 2) +
  annotate("rect", xmin = 20, xmax = 30, ymin = -Inf, ymax = Inf,
           alpha = 0.2, fill = "yellow") +
  labs(title = "Honest: Performance Relatively Stable with Noise",
       subtitle = "Full 3-year context (cherry-picked period highlighted)",
       x = "Month", y = "Performance Metric") +
  theme_minimal()

p1 + p2
## ---- chunk 50
#| code-fold: true
#| fig-width: 10
#| fig-height: 6

# Required: ggplot2

temperature_data <- data.frame(
  hour = 0:23,
  temp = 98.6 + c(0, 0.1, 0.1, 0, -0.1, -0.2, -0.1, 0, 0.2, 0.3, 
                  0.4, 0.5, 0.4, 0.3, 0.2, 0.3, 0.4, 0.5, 0.4, 0.3, 
                  0.2, 0.1, 0, -0.1)
)

ggplot(temperature_data, aes(x = hour, y = temp)) +
  geom_line(color = "steelblue", size = 1.2) +
  geom_point(color = "steelblue", size = 2) +
  geom_hline(yintercept = 98.6, linetype = "dashed", color = "darkgreen") +
  annotate("text", x = 22, y = 98.6, label = "Normal: 98.6°F", 
           vjust = -0.5, size = 3.5, color = "darkgreen") +
  geom_hline(yintercept = 100.4, linetype = "dashed", color = "red") +
  annotate("text", x = 22, y = 100.4, label = "Fever: 100.4°F", 
           vjust = -0.5, size = 3.5, color = "red") +
  scale_y_continuous(limits = c(98, 101), breaks = seq(98, 101, 0.5)) +
  labs(title = "Patient Body Temperature - 24 Hour Monitoring",
       subtitle = "Y-axis doesn't start at zero - and that's appropriate here",
       x = "Hour of Day", y = "Temperature (°F)") +
  theme_minimal()
